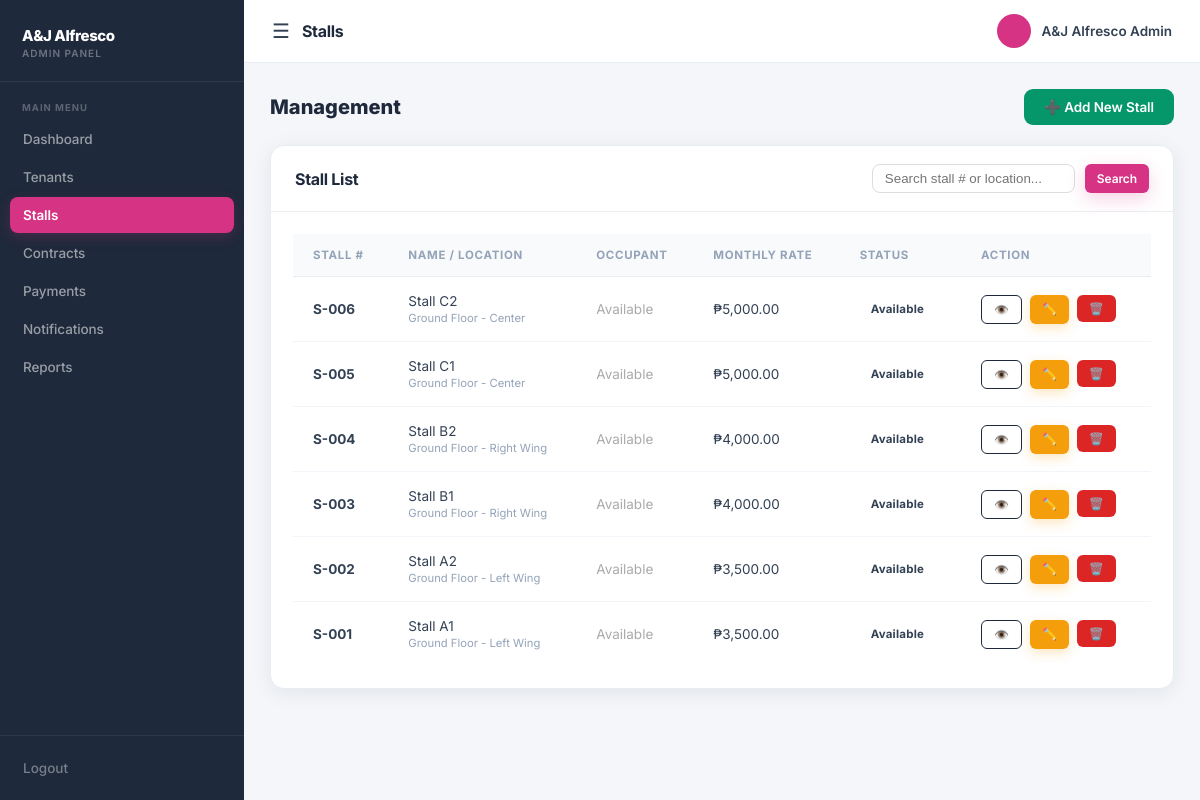
The app's page /admin/stalls.php (signed in), older data.
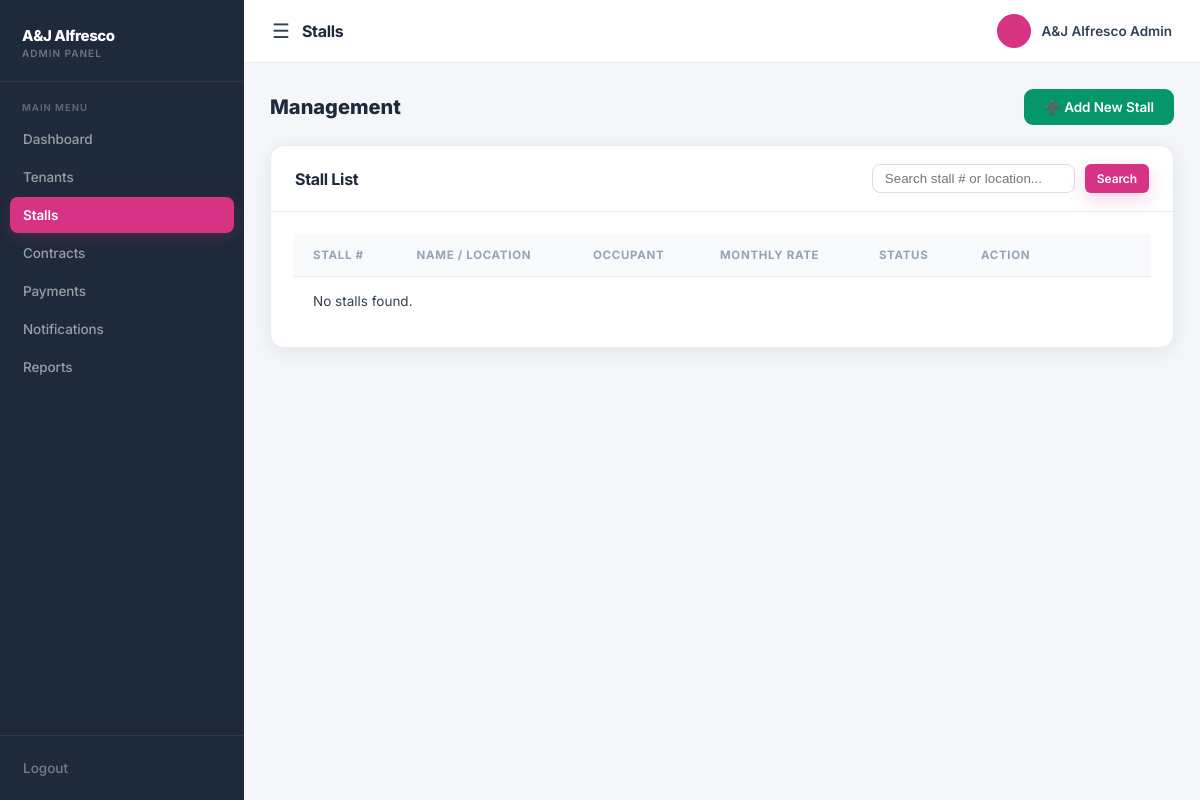
The same page, newer data.
### tables this page shows
CREATE TABLE stalls (
  id INT AUTO_INCREMENT PRIMARY KEY,
  stall_number VARCHAR(20) NOT NULL UNIQUE,
  stall_name VARCHAR(100),
  location_description VARCHAR(255),
  monthly_rate DECIMAL(10,2) NOT NULL DEFAULT 0.00,
  size_sqm DECIMAL(6,2),
  status ENUM('available','occupied','maintenance') NOT NULL DEFAULT 'available',
  created_at TIMESTAMP DEFAULT CURRENT_TIMESTAMP
);

### includes/functions.php (called while the page is built, shortened)
<?php
require_once __DIR__ . '/../config/database.php';
function sanitize($value) {
    global $conn;
    return htmlspecialchars(trim($conn->real_escape_string($value)));
}
function formatMoney($amount) {
    return '₱' . number_format((float)$amount, 2, '.', ',');
}
function notifUnreadCount($userId) {
    global $conn;
    $stmt = $conn->prepare("SELECT COUNT(*) c FROM notifications WHERE user_id=? AND is_read=0");
    $stmt->bind_param("i", $userId);
    $stmt->execute();
    return (int)$stmt->get_result()->fetch_assoc()['c'];
}
?>

### admin/stalls.php (the view, shortened to what this page needs)
<?php
require_once __DIR__ . '/../includes/functions.php';
$search = sanitize($_GET['search'] ?? '');
$query = "SELECT s.*,
            (SELECT u.full_name FROM users u
             JOIN contracts c ON u.id = c.tenant_id
             WHERE c.stall_id = s.id AND c.status='active' LIMIT 1) as occupant_name
          FROM stalls s";
$query .= " ORDER BY s.id DESC";
$result = $conn->query($query);
$adminId = (int)$_SESSION['user_id'];
$unread = notifUnreadCount($adminId);
?>
<!DOCTYPE html>
<html lang="en">
<head>
  <link rel="stylesheet" href="../assets/css/style.css?v=9"/>
  <link rel="stylesheet" href="https://cdnjs.cloudflare.com/ajax/libs/font-awesome/6.4.0/css/all.min.css"/>
</head>
<body>
<div class="dashboard">
  <aside class="sidebar">
    <div class="sidebar-header">
      <div class="sidebar-brand">
        <span class="sidebar-brand-name">A&J Alfresco</span>
        <span class="sidebar-brand-sub">Admin Panel</span>
      </div>
    </div>
    <p class="sidebar-nav-label">Main Menu</p>
    <ul class="sidebar-menu">
      <li><a href="dashboard.php">Dashboard</a></li>
      <li><a href="tenants.php">Tenants</a></li>
      <li><a class="active" href="stalls.php">Stalls</a></li>
      <li><a href="contracts.php">Contracts</a></li>
      <li><a href="payments.php">Payments</a></li>
      <li><a href="notifications.php">Notifications <?php if($unread>0): ?><span class="badge"><?php echo $unread; ?></span><?php endif; ?></a></li>
      <li><a href="reports.php">Reports</a></li>
    </ul>
    <div class="sidebar-footer">
      <a href="logout.php">Logout</a>
    </div>
  </aside>
  <main class="main-content">
    <div class="top-bar">
      <div class="header-left">
        <button class="menu-toggle" onclick="toggleSidebar()">☰</button>
        <h1>Stalls</h1>
      </div>
      <div class="user-info">
        <div class="avatar"></div>
        <span><?php echo htmlspecialchars($_SESSION['full_name']); ?></span>
      </div>
    </div>
    <div class="content">
      <div class="page-header" style="display:flex; justify-content:space-between; align-items:center; margin-bottom:20px;">
        <h2>Management</h2>
        <button class="btn btn-success" style="width:auto;" onclick="toggleForm()">➕ Add New Stall</button>
      </div>
      <div class="card">
        <div class="card-header">
          <h2>Stall List</h2>
          <form method="GET" style="display:flex; gap:10px;">
            <input type="text" name="search" placeholder="Search stall # or location..." value="<?php echo htmlspecialchars($search); ?>" style="padding: 6px 12px; border:1px solid #ddd; border-radius:8px;">
            <button type="submit" class="btn btn-primary btn-sm" style="width:auto;">Search</button>
          </form>
        </div>
        <div class="card-body table-responsive">
          <table>
            <thead>
              <tr>
                <th>Stall #</th>
                <th>Name / Location</th>
                <th>Occupant</th>
                <th>Monthly Rate</th>
                <th>Status</th>
                <th style="width:190px;">Action</th>
              </tr>
            </thead>
            <tbody>
              <?php while($row = $result->fetch_assoc()): ?>
                <tr>
                  <td><strong><?php echo htmlspecialchars($row['stall_number']); ?></strong></td>
                  <td>
                    <?php echo htmlspecialchars($row['stall_name'] ?? 'No Name'); ?><br>
                    <small><?php echo htmlspecialchars($row['location_description'] ?? ''); ?></small>
                  </td>
                  <td>
                    <?php if ($row['occupant_name']): ?>
                      <strong>👤 <?php echo htmlspecialchars($row['occupant_name']); ?></strong>
                    <?php else: ?>
                      <span style="color:#aaa;">Available</span>
                    <?php endif; ?>
                  </td>
                  <td><?php echo formatMoney($row['monthly_rate']); ?></td>
                  <td>
                    <span class="status-badge <?php echo htmlspecialchars($row['status']); ?>">
                      <?php echo htmlspecialchars($row['status']); ?>
                    </span>
                  </td>
                  <td>
                    <div style="display:flex; gap:8px;">
                      <a class="btn btn-info btn-sm" href="javascript:void(0)" onclick='viewStall(<?php echo htmlspecialchars(json_encode($row)); ?>)' title="View Details">👁️</a>
                      <a class="btn btn-warning btn-sm" href="javascript:void(0)" onclick='editStallInPlace(<?php echo htmlspecialchars(json_encode($row)); ?>)' title="Edit Stall">✏️</a>
                      <form method="POST" action="process_stall.php" onsubmit="return confirmDelete(event, this)" style="display:inline-block; margin:0;">
                        <button class="btn btn-danger btn-sm" type="submit" title="Delete Stall">🗑️</button>
                      </form>
                    </div>
                  </td>
                </tr>
              <?php endwhile; ?>
              <?php if ($result->num_rows === 0): ?>
                <tr><td colspan="5">No stalls found.</td></tr>
              <?php endif; ?>
            </tbody>
          </table>
        </div>
      </div>
    </div>
  </main>
</div>
</body>
</html>

Row changes from the older to the newer data that the page shows:
removed stalls: stall_number "S-006", stall_name "Stall C2", location_description "Ground Floor - Center", monthly_rate "₱5,000.00", status "Available"
removed stalls: stall_number "S-005", stall_name "Stall C1", location_description "Ground Floor - Center", monthly_rate "₱5,000.00", status "Available"
removed stalls: stall_number "S-004", stall_name "Stall B2", location_description "Ground Floor - Right Wing", monthly_rate "₱4,000.00", status "Available"
removed stalls: stall_number "S-003", stall_name "Stall B1", location_description "Ground Floor - Right Wing", monthly_rate "₱4,000.00", status "Available"
removed stalls: stall_number "S-002", stall_name "Stall A2", location_description "Ground Floor - Left Wing", monthly_rate "₱3,500.00", status "Available"
removed stalls: stall_number "S-001", stall_name "Stall A1", location_description "Ground Floor - Left Wing", monthly_rate "₱3,500.00", status "Available"
Text that changed along with them:
text now shown: "No stalls found."
